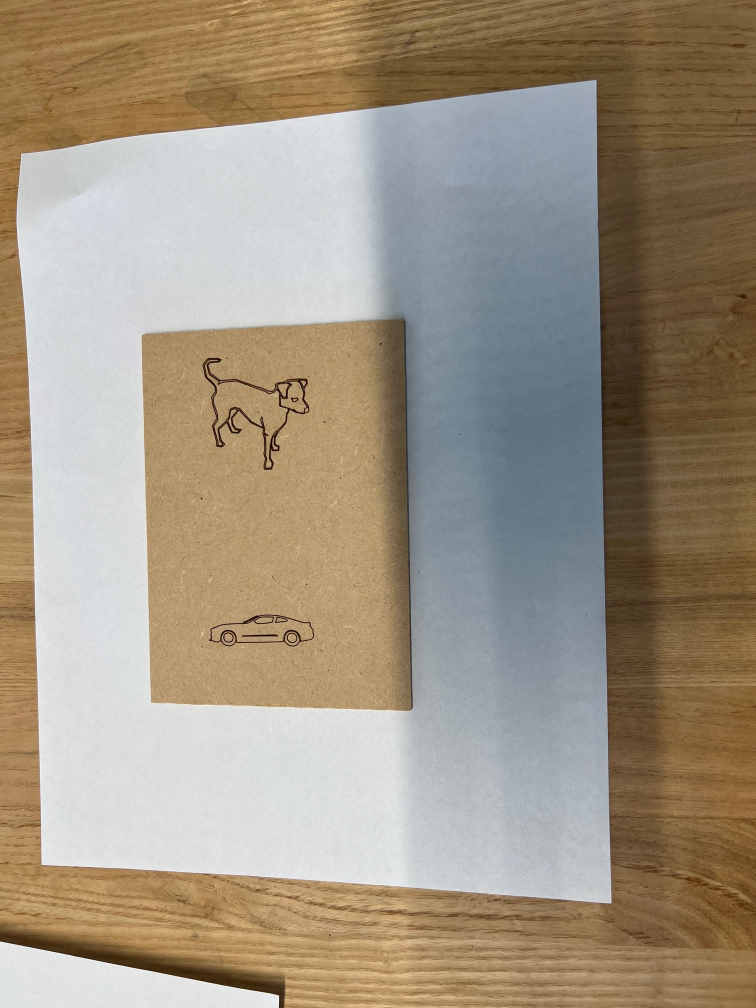
#> input picture ExampleCode/testImages/10.jpg, 1512 x 2016 px, given in place of the camera (shown at 1/2 size)
$ python liveFeed.py   (older library calls are emulated)
#> lines starting #> are read from the running program, lines starting #| are printed output that depends on the picture; after the words box and inside, x2 and y2 are one past the last pixel; in counts of white or black regions, pixels touching at a corner belong together
### ImageModule/image_module.py
import sys

import numpy as np
import os
import glob
import cv2
from google.cloud import vision
import io
from statistics import mean
from scipy.optimize import fsolve
import math
import time


#Use demo to test: https://cloud.google.com/vision#section-2

#Google Cloud Vision:
client = vision.ImageAnnotatorClient()


#Initializes constants used in module
def InitializeConstants():
    global K,D, FISHEYE_K1,FISHEYE_K2,FISHEYE_K3,FISHEYE_K4,FISHEYE_FX,FISHEYE_FY,FISHEYE_CX,FISHEYE_CY;
    global MAP_1,MAP_2, CAMERA_SMALL_MATRIX, DIST_COEFF_SMALL, SIMPLE_FAST_COLOR, COMPLEX_FAST_COLOR, SIMPLE_SLOW_COLOR
    global COMPLEX_SLOW_COLOR, Z_DISTANCE_TABLE_CAMERA, BIG_CAMERA, SMALL_CAMERA

    #1920*1080 camera:
    #Import Undistortion constants
    K = np.array([[1.08257559e+03, 0.00000000e+00, 9.72497246e+02],
       [0.00000000e+00, 1.08077869e+03, 5.48779482e+02],
       [0.00000000e+00, 0.00000000e+00, 1.00000000e+00]])
    D = np.array([[-0.09591922],[-0.03262541],[ 0.03432325],[-0.01535015]])

    FISHEYE_K1 = D[0][0];
    FISHEYE_K2 = D[1][0];
    FISHEYE_K3 = D[2][0];
    FISHEYE_K4 = D[3][0];
    FISHEYE_FX = K[0][0]
    FISHEYE_FY = K[1][1]
    FISHEYE_CX = K[0][2]
    FISHEYE_CY = K[1][2]

    MAP_1, MAP_2 = cv2.fisheye.initUndistortRectifyMap(K, D, np.eye(3), K, (1920,1080), cv2.CV_16SC2)


    # 640*480 Small Camera:
    CAMERA_SMALL_MATRIX = np.array([
                            [ 7.9641507015667764e+02, 0., 3.1577913194699374e+02],
                            [0.,7.9661307355876215e+02, 2.1453452136833957e+02],
                            [0., 0., 1. ]
                            ])

    DIST_COEFF_SMALL = np.array([
                        [ -1.1949335317713690e+00,
                        1.8078010700662486e+00,
                        4.9410258870084744e-03,
                        2.8036176641915598e-03,
                        -2.0575845684235938e+00]
                        ])


    #Constants Used:
    SIMPLE_FAST_COLOR  = 0;
    COMPLEX_FAST_COLOR = 1;
    SIMPLE_SLOW_COLOR  = 2;
    COMPLEX_SLOW_COLOR = 3;
    BIG_CAMERA = 0;#1920 by 1080 pixels
    SMALL_CAMERA = 1;#640 by 480 pixels

    Z_DISTANCE_TABLE_CAMERA = 78;
InitializeConstants();

#Equations used to calculate real world coordinates based on fisheye distortion:
# [45 lines left out: functions FisheyeEquations, RealWorldCoordinates, not called in this run]

def CorrectHSV(hsvArray):
    #Returns tuple : (H,S,V) in correct format: 0-360degrees, 0-100%, 0-100%
    return round(hsvArray[0]*2.0), round(100.0*hsvArray[1]/255.0,1), round(100.0*hsvArray[2]/255.0,1)
def ColorRecog(hsv):
    #Input hsv value -> [H,S,V]
    #output: color in string all capitilized
    hVal = hsv[0]
    sVal = hsv[1]
    vVal = hsv[2]
    if(sVal<15):#Could be white, Gray or white
        if(vVal >=90):
            return "WHITE"
        elif(vVal<=6):
            return "BLACK"
        else:
            return "GRAY"
    if(330<=hVal<=360):
        return "RED"
    elif(0<=hVal<=50):
        return "ORANGE"
    elif(50<=hVal<=90):
        return "YELLOW"
    elif(90<=hVal<=180):
        return "GREEN"
    # elif(150<=hVal<=210):
    #     return "CYAN"
    elif(180<=hVal<=270):
        return "BLUE"
    elif(270<=hVal<=330):
        return "MAGENTA"
    else:
        return "ERROR"
# [144 lines left out: functions MeanHSV, MultipleMeanHSV, HSV2_BGR, CropImg, CropImgInner, not called in this run]


class Camera_Object():#Initialize Camera-> Get undistorted/distorted Images in BGR Format
    numberCameras = 0 #Number of connected cameras
    camera = None;
    dimensions = None;
    def __init__(self,cameraNum=0,cameraType = BIG_CAMERA):
        self.cameraType = cameraType;#Big or small camera
        self.Scan()#Finds connnected cameras
        self.InitializeCamera(cameraNum);
        pass
    def Scan(self):#Finds connnected cameras
        self.numberCameras=0
        for i in range(10):
            try:
                temp_cap = cv2.VideoCapture(i)
                if temp_cap.isOpened():
                    self.numberCameras+=1
                    temp_cap.release()
            except:
                pass
    def InitializeCamera(self, cameraNum):#Choose camera num/type, set dimensions, and open camera feed
        if(self.numberCameras==0):#No cameras found->return error
            raise NameError("No Cameras found!")
        elif(self.numberCameras<cameraNum+1):
            raise NameError("Wrong Camera Index")
        else:#Correct Camera
            self.camera = cv2.VideoCapture(cameraNum)#Start Capture
            if(self.cameraType==BIG_CAMERA):
                self.dimensions = (1920,1080)
            else:
                self.dimensions = (640,480)
            self.camera.set(cv2.CAP_PROP_FRAME_WIDTH, self.dimensions[0])
            self.camera.set(cv2.CAP_PROP_FRAME_HEIGHT, self.dimensions[1])
    def Undistort(self,img):#Undistort Image
        if(self.cameraType==BIG_CAMERA):
            undistortedImg = cv2.remap(img, MAP_1, MAP_2, interpolation=cv2.INTER_LINEAR, borderMode=cv2.BORDER_CONSTANT)
        else:
            undistortedImg = cv2.undistort(img, CAMERA_SMALL_MATRIX, DIST_COEFF_SMALL, None)
        return undistortedImg;
    def GetImageBGR(self, undistorted=True):#Get undistorted/distorted image in BGR format
#> called with undistorted = True
        ret, distortedImage = self.camera.read()
#> distortedImage is the input picture: shape (2016, 1512, 3); mean B, G, R 129.1, 147.4, 159.7
        if(undistorted):
            return self.Undistort(distortedImage)
#> in Undistort, `undistortedImg = cv2.remap(img, MAP_1, MAP_2, interpolation=cv2.INTER_..`:
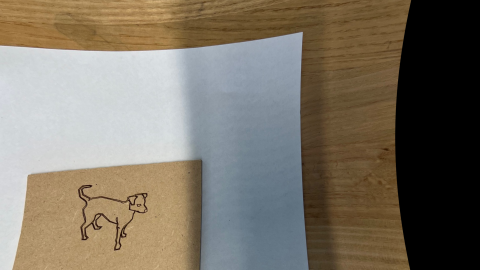
#> undistortedImg: shape (1080, 1920, 3) (shown at 1/4 size); mean B, G, R 100.8, 114.4, 122.8
        else:
            return distortedImage;
class Google_Data():
    # [4 lines left out: function __init__, not called in this run]
class Google_Word(Google_Data):
    #Includes Google_Data properties -> Center Location, rectangular vertices, confidence
    def __init__(self):
        self.wordText = "";#Word that Google is reading
class Google_Real_Object(Google_Data):
    #Includes Google_Data properties -> Center Location, rectangular vertices, confidence

    def __init__(self):
        self.objectDescription = None;#Description of what google Cloud thinks object is
        self.color = None;


class Google_Analysis():
    # [67 lines left out: functions __init__, AnalyzeText, AnalyzeObjects, not called in this run]
class OpenCV_Contour_Data():
    def __init__(self):
        self.contourOpenCV = None; #open cv contour
        self.centerLocation = None; #Center Location in Pixels -> [x,y]
        self.width, self.height, self.area = None, None, None; #Details of box that encloses object
        self.vertices = [];
        self.color = [];
        self.shape = None;
        self.number = None;
        self.angle = None;


        self.colorName = None;
        self.insideObjects = [];#Open_CV_Analysis Objects from running a crop of contour image
        self.centerRealWorld = None;#This will not change unless you change it yourself
        self.cropImgGray = None
        self.pixelsInCropImg = None;
        self.cropImgBGR = None;


class Open_CV_Parameters():
    def __init__(self):
        self.colorRecogType = SIMPLE_FAST_COLOR;
        self.whiteBackground = True;

        #Thresh Image Parameters:
        self.kSize,self.sigmaX, self.threshType  = (7,7), 0, cv2.THRESH_BINARY | cv2.THRESH_OTSU

        #Finding Contour Parameters:
        self.cMode, self.cMethod = cv2.RETR_TREE, cv2.CHAIN_APPROX_SIMPLE

        #Choosing Contour only within certain size/area (%):
        self.contourMaxArea = 95
        self.contourMinArea = 0.3

        #Finding Edges based on length relative to perimeter:
        self.minEdgePercent = 0.05;

        #Drawing Contour Parameters:
        self.contourColor,self.centerColor = (0,255,0), (0,0,255) #default green, red


        #What Functions to Run:
        self.runThreshImg = True;
        self.runGetContour = True;
        self.runDrawContour = True;
        self.runFindColorContour = True;


default_parameters = Open_CV_Parameters()

class Open_CV_Analysis():#Call this to get opencv data for contours in undistorted image
    def __init__(self, imageBGR, analysis_parameters: Open_CV_Parameters =  default_parameters):

        #Initialize contour object lists:
        self.contour_objects= []

        #Store images in different formats &store parameters for analysis:
        self.imageBGR= imageBGR;
        self.imageHSV = cv2.cvtColor(self.imageBGR, cv2.COLOR_BGR2HSV)
#> self.imageHSV: shape (1080, 1920, 3); mean H, S, V 45.3, 66.7, 129
        self.colorRecogType = analysis_parameters.colorRecogType;
        self.whiteBackground = analysis_parameters.whiteBackground;
        self.param = analysis_parameters;

        #Threshold Image:
        if (self.param.runThreshImg): self.thresholdBGR, self.thresholdGray = self.GetThresholdImage()

        #Get appropiate Contours and their information
        if (self.param.runGetContour): self.GetContour()

        #Create an image with contours and their centers
        if (self.param.runDrawContour): self.DrawContours()

        #Find color for all contours:
        if (self.param.runFindColorContour): self.ColorContour()

    def GetThresholdImage(self):
        #Necessary Input: undistorted image in BGR Format
        #Other Optional Inputs: parameters to change thresholding
        #Outputs: thresholded image in BGR, thresholded image in gray

        #Parameters for Threshing:
        kSize, sigmaX, threshType = self.param.kSize, self.param.sigmaX, self.param.threshType

        #Threshold Images:
        grayImg = cv2.cvtColor(self.imageBGR, cv2.COLOR_BGR2GRAY)
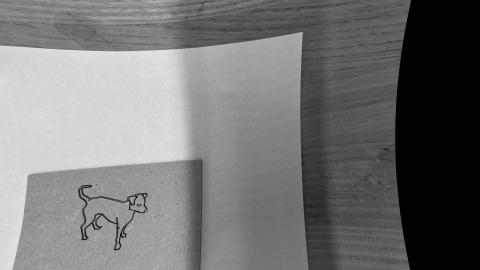
#> grayImg: shape (1080, 1920) (shown at 1/4 size); min 0, max 246, mean 115.4
        blurredImg = cv2.GaussianBlur(grayImg, kSize,sigmaX)

        threshImageGray = cv2.threshold(blurredImg, 0, 255, threshType)[1]
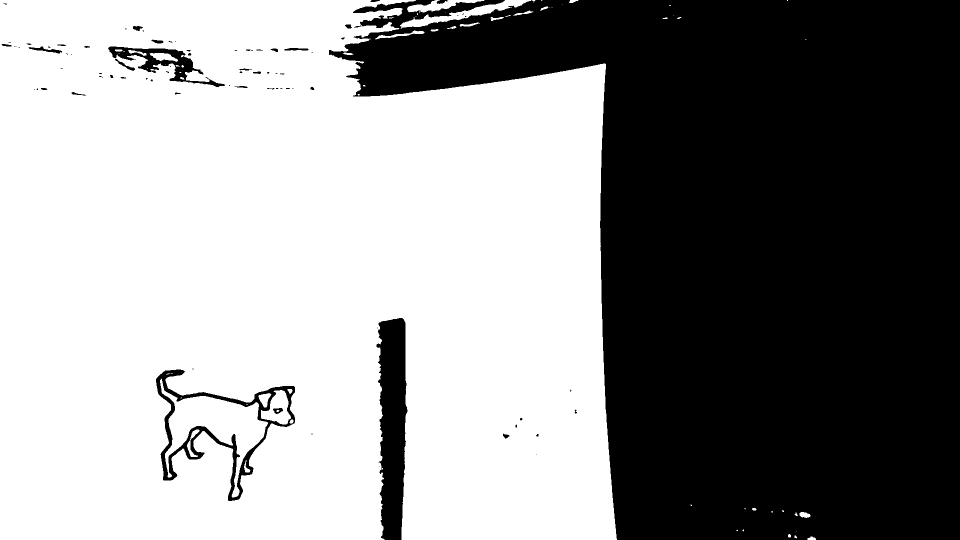
#> threshImageGray: shape (1080, 1920) (shown at 1/2 size); 57.6% white; 81 black regions (46 under 20 px), largest, box (x1, y1, x2, y2) and area: (658, 0, 1920, 1080) 839834, (753, 636, 815, 1080) 20896, (312, 739, 590, 1002) 10766

        #Opencv needs black background and white objects, so invert image if needed
        if(self.whiteBackground): threshImageGray = cv2.bitwise_not(threshImageGray)

        threshImageBGR = cv2.cvtColor(threshImageGray,cv2.COLOR_GRAY2BGR)
#> threshImageBGR: shape (1080, 1920, 3); 57.6% white; 81 black regions (46 under 20 px)
        return threshImageBGR, threshImageGray;

    def GetContour(self):
        #Stores all relevant contours and their properties in contour_objects list

        #Parameters for Threshing:
        cMode, cMethod = self.param.cMode, self.param.cMethod

        #Find Contours:
        contours,_ = cv2.findContours(image=self.thresholdGray, mode=cMode, method=cMethod)
#> contours = 145 contours, 79 with area under 20; largest, box (x1, y1, x2, y2) and area: (0, 0, 1234, 1080) 1202613, (311, 738, 591, 1003) 30982, (320, 757, 536, 995) 15549, (215, 92, 451, 175) 6249, (800, 0, 1063, 57) 3198

        #Get pixel dimensions
        dimensions = self.imageBGR.shape

        contourNum =0;
        for contourOpenCV in contours:
            #Get Width, Height, Area of each contour
            x,y,width, height = cv2.boundingRect(contourOpenCV)
            area= cv2.contourArea(contourOpenCV)
            contourPercentage = 100.0*(area)/(dimensions[0]*dimensions[1]*1.0)

            #Ignore huge or very small contours
            if(self.param.contourMinArea<=contourPercentage<=self.param.contourMaxArea):
                #Create contour Object:
                contour_data = OpenCV_Contour_Data()
                self.contour_objects.append(contour_data)
                contour_data.contourOpenCV= contourOpenCV

                #Insert width, height, area, number data
                contour_data.width, contour_data.height= width, height
                contour_data.area = area
                contour_data.number=contourNum

                #Find Center of Contour
                M = cv2.moments(contourOpenCV)
                if M["m00"] != 0:#Found Center, don't divide by 0
                    contour_data.centerLocation = [int(M["m10"] / M["m00"]), int(M["m01"] / M["m00"])]

                #Find Shape of Contour
                self.ShapeAngleContour(contour_data)

                contourNum +=1;
#> this loop made 145 passes
#> (x, y, width, height, area, contourPercentage, contour_data.width, contour_data.height) on passes 47, 57: (0, 0, 1234, 1080, 1202613, 58, 1234, 1080), (311, 738, 280, 265, 30981.5, 1.49, 280, 265)
#> (printed output is left out)
#> after the loop, contourNum = 4; self.contour_objects = 4 items

    def DrawContours(self):

        #Parameters for Threshing:
        contourColor, centerColor = self.param.contourColor, self.param.centerColor

        #Creates an image with all contours and their centers drawn
        self.contourImageBGR = self.imageBGR.copy()

        #Draw Contours:
        allContours = [contourObject.contourOpenCV for contourObject in self.contour_objects]
#> allContours = 4 contours; box (x1, y1, x2, y2) and area: (0, 0, 1234, 1080) 1202613, (311, 738, 591, 1003) 30982, (320, 757, 536, 995) 15549, (215, 92, 451, 175) 6249
        cv2.drawContours(self.contourImageBGR,allContours , -1, contourColor, 2)
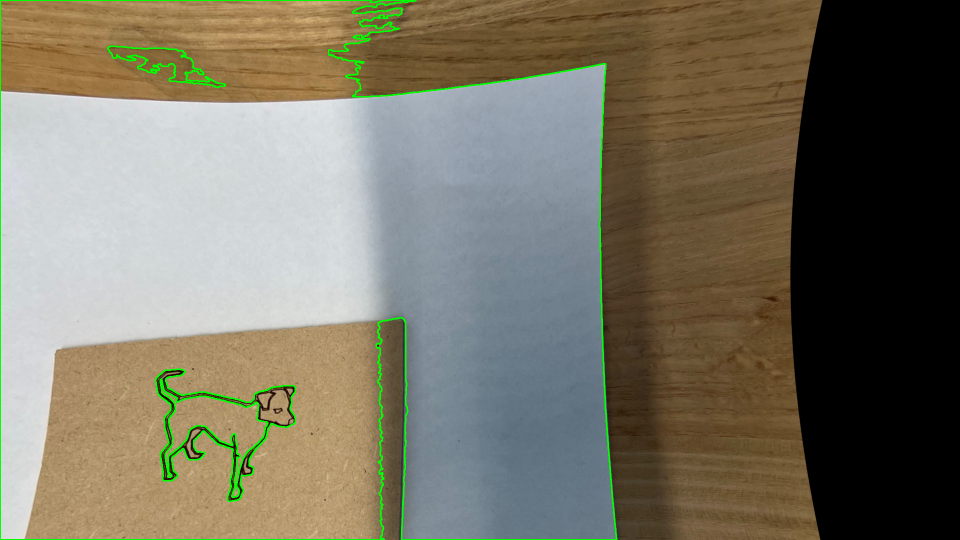
#> self.contourImageBGR: shape (1080, 1920, 3) (shown at 1/2 size); 1.38% of pixels changed, all inside (x1, y1, x2, y2) = (0, 0, 1235, 1080)

        #Draw center for each contour on the image
        for contourObject in self.contour_objects:
            if(contourObject.centerLocation!= None):
                centerX = contourObject.centerLocation[0]
                centerY = contourObject.centerLocation[1]
                cv2.circle(self.contourImageBGR, contourObject.centerLocation, 7, centerColor, -1)
                cv2.putText(self.contourImageBGR, "Center_"+str(contourObject.number), (centerX - 20, centerY - 20),
                cv2.FONT_HERSHEY_SIMPLEX, 0.5, centerColor, 2)
            else:
                print(contourObject.number, contourObject.area)
#> this loop made 4 passes
#> (centerX, centerY) on passes 1 to 4: (578, 565), (443, 849), (431, 848), (324, 123)
#> self.contourImageBGR: shape (1080, 1920, 3); 0.11% of pixels changed, all inside (x1, y1, x2, y2) = (305, 92, 628, 857)
#> (the rest of the program and of its run is left out)
